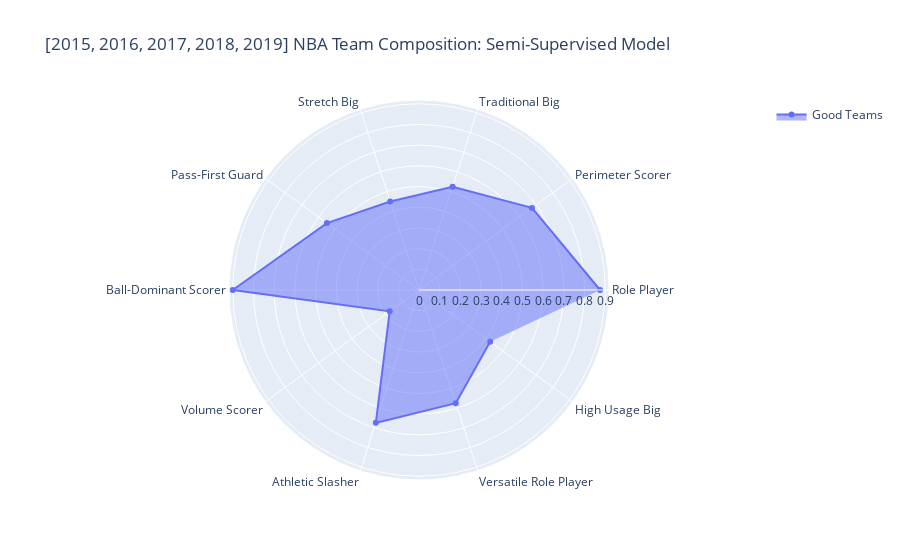

The notebook cell this image was saved under:
### Code cell
plot_radar(classes, years=years,bad=False, average=False, semisup=True)

### Figure 1 — Plotly figure (JSON) as saved in the notebook; plotly's stock layout.template omitted (floating-point values rounded to 4 significant figures)
{"data": [{"fill": "toself", "name": "Good Teams", "r": [0.875, 0.675, 0.525, 0.45, 0.55, 0.9, 0.175, 0.675, 0.575, 0.425, null], "theta": ["Role Player", "Perimeter Scorer", "Traditional Big", "Stretch Big", "Pass-First Guard", "Ball-Dominant Scorer", "Volume Scorer", "Athletic Slasher", "Versatile Role Player", "High Usage Big"], "type": "scatterpolar"}], "layout": {"polar": {"radialaxis": {"visible": true}}, "showlegend": true, "title": {"text": "[2015, 2016, 2017, 2018, 2019] NBA Team Composition: Semi-Supervised Model"}}}
